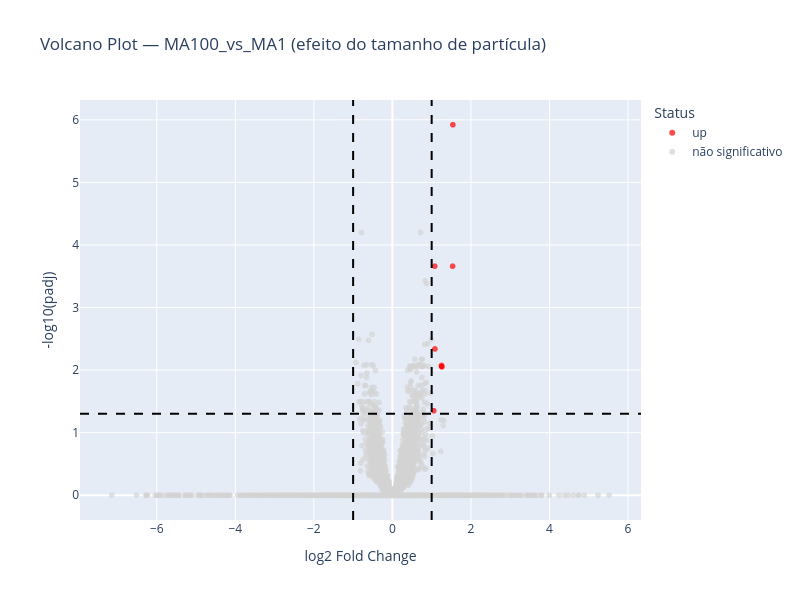
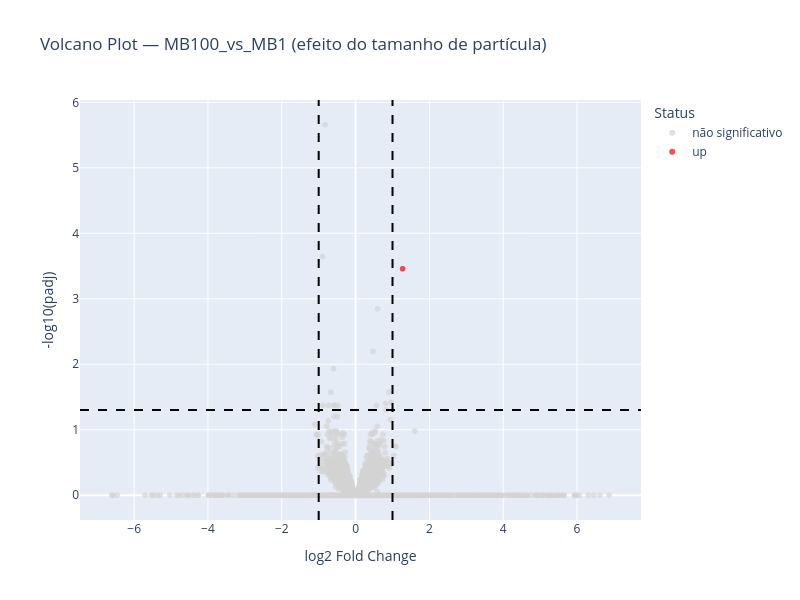
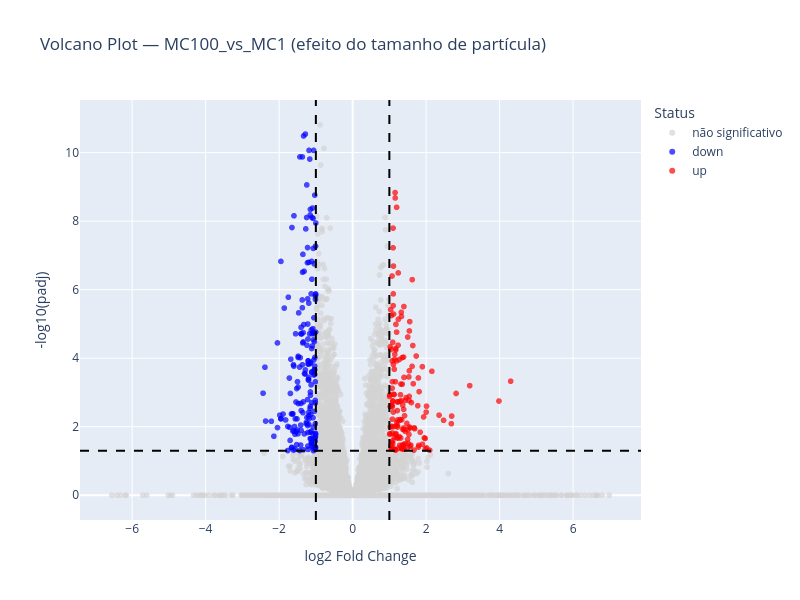

Notebook cell for these charts, in order:
### Code cell
# Volcano plots para os 3 contrastes pareados por tamanho de partícula.
# Esses contrastes respondem diretamente à pergunta de pesquisa:
# 0.1 µm (100nm) vs 1 µm na mesma concentração (alta, média, baixa).
for contrast_name in ["MA100_vs_MA1", "MB100_vs_MB1", "MC100_vs_MC1"]:
    plot_volcano(
        all_results[contrast_name],
        title=f"Volcano Plot — {contrast_name} (efeito do tamanho de partícula)",
        alpha=ALPHA,
        lfc_threshold=LFC_THRESHOLD,
    )

### Figure 1 — Plotly figure (JSON) as saved in the notebook; plotly's stock layout.template omitted (floating-point values rounded to 4 significant figures; data arrays with more than 128 entries replaced by an {"elided": "..."} marker saying what was removed)
{"data": [{"hovertemplate": "<b>%{hovertext}</b><br><br>Status=up<br>log2 Fold Change=%{x}<br>-log10(padj)=%{y}<extra></extra>", "hovertext": ["ENSG00000114315", "ENSG00000099795", "ENSG00000170345", "ENSG00000204673", "ENSG00000086504", "ENSG00000261221", "ENSG00000178988", "ENSG00000173641"], "legendgroup": "up", "marker": {"color": "red", "opacity": 0.7, "size": 6, "symbol": "circle"}, "mode": "markers", "name": "up", "showlegend": true, "type": "scattergl", "x": [1.54, 1.077, 1.533, 1.083, 1.251, 1.26, 1.257, 1.054], "xaxis": "x", "y": [5.922, 3.661, 3.661, 2.338, 2.074, 2.059, 2.053, 1.351], "yaxis": "y"}, {"hovertemplate": "<b>%{hovertext}</b><br><br>Status=não significativo<br>log2 Fold Change=%{x}<br>-log10(padj)=%{y}<extra></extra>", "hovertext": {"elided": "12166 str values"}, "legendgroup": "não significativo", "marker": {"color": "lightgray", "opacity": 0.7, "size": 6, "symbol": "circle"}, "mode": "markers", "name": "não significativo", "showlegend": true, "type": "scattergl", "x": {"elided": "12166 float values"}, "xaxis": "x", "y": {"elided": "12166 float values"}, "yaxis": "y"}], "layout": {"height": 600, "legend": {"title": {"text": "Status"}, "tracegroupgap": 0}, "shapes": [{"line": {"color": "black", "dash": "dash"}, "type": "line", "x0": 1, "x1": 1, "xref": "x", "y0": 0, "y1": 1, "yref": "y domain"}, {"line": {"color": "black", "dash": "dash"}, "type": "line", "x0": -1, "x1": -1, "xref": "x", "y0": 0, "y1": 1, "yref": "y domain"}, {"line": {"color": "black", "dash": "dash"}, "type": "line", "x0": 0, "x1": 1, "xref": "x domain", "y0": 1.301, "y1": 1.301, "yref": "y"}], "title": {"text": "Volcano Plot — MA100_vs_MA1 (efeito do tamanho de partícula)"}, "width": 800, "xaxis": {"anchor": "y", "domain": [0, 1], "title": {"text": "log2 Fold Change"}}, "yaxis": {"anchor": "x", "domain": [0, 1], "title": {"text": "-log10(padj)"}}}}

### Figure 2 — Plotly figure (JSON) as saved in the notebook; plotly's stock layout.template omitted (floating-point values rounded to 4 significant figures; data arrays with more than 128 entries replaced by an {"elided": "..."} marker saying what was removed)
{"data": [{"hovertemplate": "<b>%{hovertext}</b><br><br>Status=não significativo<br>log2 Fold Change=%{x}<br>-log10(padj)=%{y}<extra></extra>", "hovertext": {"elided": "12173 str values"}, "legendgroup": "não significativo", "marker": {"color": "lightgray", "opacity": 0.7, "size": 6, "symbol": "circle"}, "mode": "markers", "name": "não significativo", "showlegend": true, "type": "scattergl", "x": {"elided": "12173 float values"}, "xaxis": "x", "y": {"elided": "12173 float values"}, "yaxis": "y"}, {"hovertemplate": "<b>%{hovertext}</b><br><br>Status=up<br>log2 Fold Change=%{x}<br>-log10(padj)=%{y}<extra></extra>", "hovertext": ["ENSG00000114315"], "legendgroup": "up", "marker": {"color": "red", "opacity": 0.7, "size": 6, "symbol": "circle"}, "mode": "markers", "name": "up", "showlegend": true, "type": "scattergl", "x": [1.273], "xaxis": "x", "y": [3.459], "yaxis": "y"}], "layout": {"height": 600, "legend": {"title": {"text": "Status"}, "tracegroupgap": 0}, "shapes": [{"line": {"color": "black", "dash": "dash"}, "type": "line", "x0": 1, "x1": 1, "xref": "x", "y0": 0, "y1": 1, "yref": "y domain"}, {"line": {"color": "black", "dash": "dash"}, "type": "line", "x0": -1, "x1": -1, "xref": "x", "y0": 0, "y1": 1, "yref": "y domain"}, {"line": {"color": "black", "dash": "dash"}, "type": "line", "x0": 0, "x1": 1, "xref": "x domain", "y0": 1.301, "y1": 1.301, "yref": "y"}], "title": {"text": "Volcano Plot — MB100_vs_MB1 (efeito do tamanho de partícula)"}, "width": 800, "xaxis": {"anchor": "y", "domain": [0, 1], "title": {"text": "log2 Fold Change"}}, "yaxis": {"anchor": "x", "domain": [0, 1], "title": {"text": "-log10(padj)"}}}}

### Figure 3 — Plotly figure (JSON) as saved in the notebook; plotly's stock layout.template omitted (floating-point values rounded to 4 significant figures; data arrays with more than 128 entries replaced by an {"elided": "..."} marker saying what was removed)
{"data": [{"hovertemplate": "<b>%{hovertext}</b><br><br>Status=não significativo<br>log2 Fold Change=%{x}<br>-log10(padj)=%{y}<extra></extra>", "hovertext": {"elided": "11820 str values"}, "legendgroup": "não significativo", "marker": {"color": "lightgray", "opacity": 0.7, "size": 6, "symbol": "circle"}, "mode": "markers", "name": "não significativo", "showlegend": true, "type": "scattergl", "x": {"elided": "11820 float values"}, "xaxis": "x", "y": {"elided": "11820 float values"}, "yaxis": "y"}, {"hovertemplate": "<b>%{hovertext}</b><br><br>Status=down<br>log2 Fold Change=%{x}<br>-log10(padj)=%{y}<extra></extra>", "hovertext": {"elided": "195 str values"}, "legendgroup": "down", "marker": {"color": "blue", "opacity": 0.7, "size": 6, "symbol": "circle"}, "mode": "markers", "name": "down", "showlegend": true, "type": "scattergl", "x": {"elided": "195 float values"}, "xaxis": "x", "y": {"elided": "195 float values"}, "yaxis": "y"}, {"hovertemplate": "<b>%{hovertext}</b><br><br>Status=up<br>log2 Fold Change=%{x}<br>-log10(padj)=%{y}<extra></extra>", "hovertext": {"elided": "159 str values"}, "legendgroup": "up", "marker": {"color": "red", "opacity": 0.7, "size": 6, "symbol": "circle"}, "mode": "markers", "name": "up", "showlegend": true, "type": "scattergl", "x": {"elided": "159 float values"}, "xaxis": "x", "y": {"elided": "159 float values"}, "yaxis": "y"}], "layout": {"height": 600, "legend": {"title": {"text": "Status"}, "tracegroupgap": 0}, "shapes": [{"line": {"color": "black", "dash": "dash"}, "type": "line", "x0": 1, "x1": 1, "xref": "x", "y0": 0, "y1": 1, "yref": "y domain"}, {"line": {"color": "black", "dash": "dash"}, "type": "line", "x0": -1, "x1": -1, "xref": "x", "y0": 0, "y1": 1, "yref": "y domain"}, {"line": {"color": "black", "dash": "dash"}, "type": "line", "x0": 0, "x1": 1, "xref": "x domain", "y0": 1.301, "y1": 1.301, "yref": "y"}], "title": {"text": "Volcano Plot — MC100_vs_MC1 (efeito do tamanho de partícula)"}, "width": 800, "xaxis": {"anchor": "y", "domain": [0, 1], "title": {"text": "log2 Fold Change"}}, "yaxis": {"anchor": "x", "domain": [0, 1], "title": {"text": "-log10(padj)"}}}}
